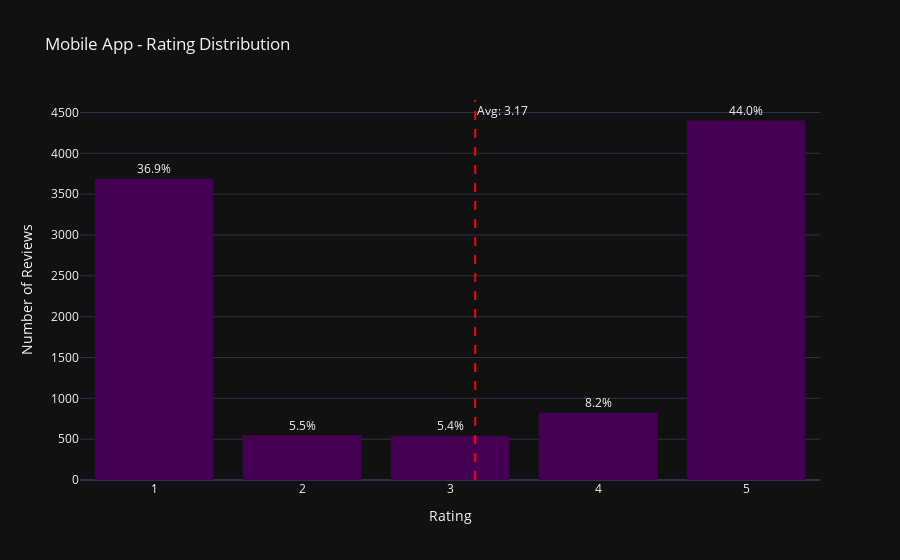

Notebook cell for this chart:
### Markdown cell above
### Rating Distribution Visualization

### Code cell
# Create rating distribution visualization
rating_viz = runner.visualizer.plot_rating_distribution(
    data=analyzed_df,
    title="Mobile App - Rating Distribution",
    use_plotly=True,
    close_fig=False
)

# Display the figure
rating_viz["figure"].show()

### Figure 1 — Plotly figure (JSON) as saved in the notebook; plotly's stock layout.template omitted (floating-point values rounded to 4 significant figures; data arrays with more than 128 entries replaced by an {"elided": "..."} marker saying what was removed)
{"data": [{"bingroup": "x", "hovertemplate": "Rating=%{x}<br>count=%{y}<extra></extra>", "legendgroup": "", "marker": {"color": "#440154", "pattern": {"shape": ""}}, "name": "", "nbinsx": 5, "orientation": "v", "showlegend": false, "type": "histogram", "x": {"elided": "10000 int values"}, "xaxis": "x", "yaxis": "y"}], "layout": {"annotations": [{"showarrow": false, "text": "Avg: 3.17", "x": 3.17, "xanchor": "left", "xref": "x", "y": 1, "yanchor": "top", "yref": "y domain"}, {"showarrow": false, "text": "36.9%", "x": 1, "y": 3688, "yshift": 10}, {"showarrow": false, "text": "5.5%", "x": 2, "y": 549, "yshift": 10}, {"showarrow": false, "text": "5.4%", "x": 3, "y": 539, "yshift": 10}, {"showarrow": false, "text": "8.2%", "x": 4, "y": 822, "yshift": 10}, {"showarrow": false, "text": "44.0%", "x": 5, "y": 4402, "yshift": 10}], "bargap": 0.2, "barmode": "relative", "legend": {"tracegroupgap": 0}, "shapes": [{"line": {"color": "red", "dash": "dash"}, "type": "line", "x0": 3.17, "x1": 3.17, "xref": "x", "y0": 0, "y1": 1, "yref": "y domain"}], "title": {"text": "Mobile App - Rating Distribution"}, "xaxis": {"anchor": "y", "domain": [0, 1], "dtick": 1, "tickmode": "linear", "title": {"text": "Rating"}}, "yaxis": {"anchor": "x", "domain": [0, 1], "title": {"text": "Number of Reviews"}}}}
